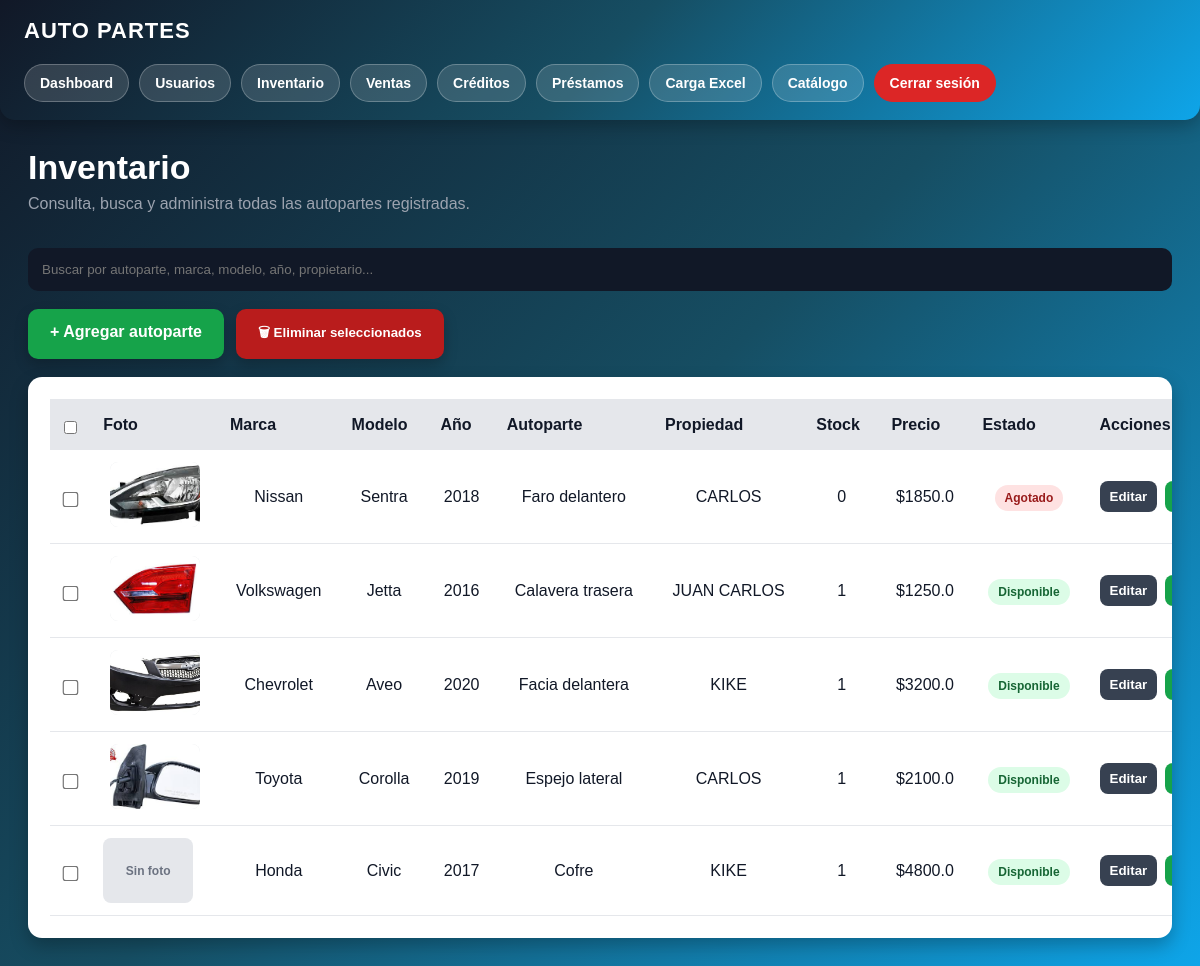
The app's page /inventario (signed in), older data.
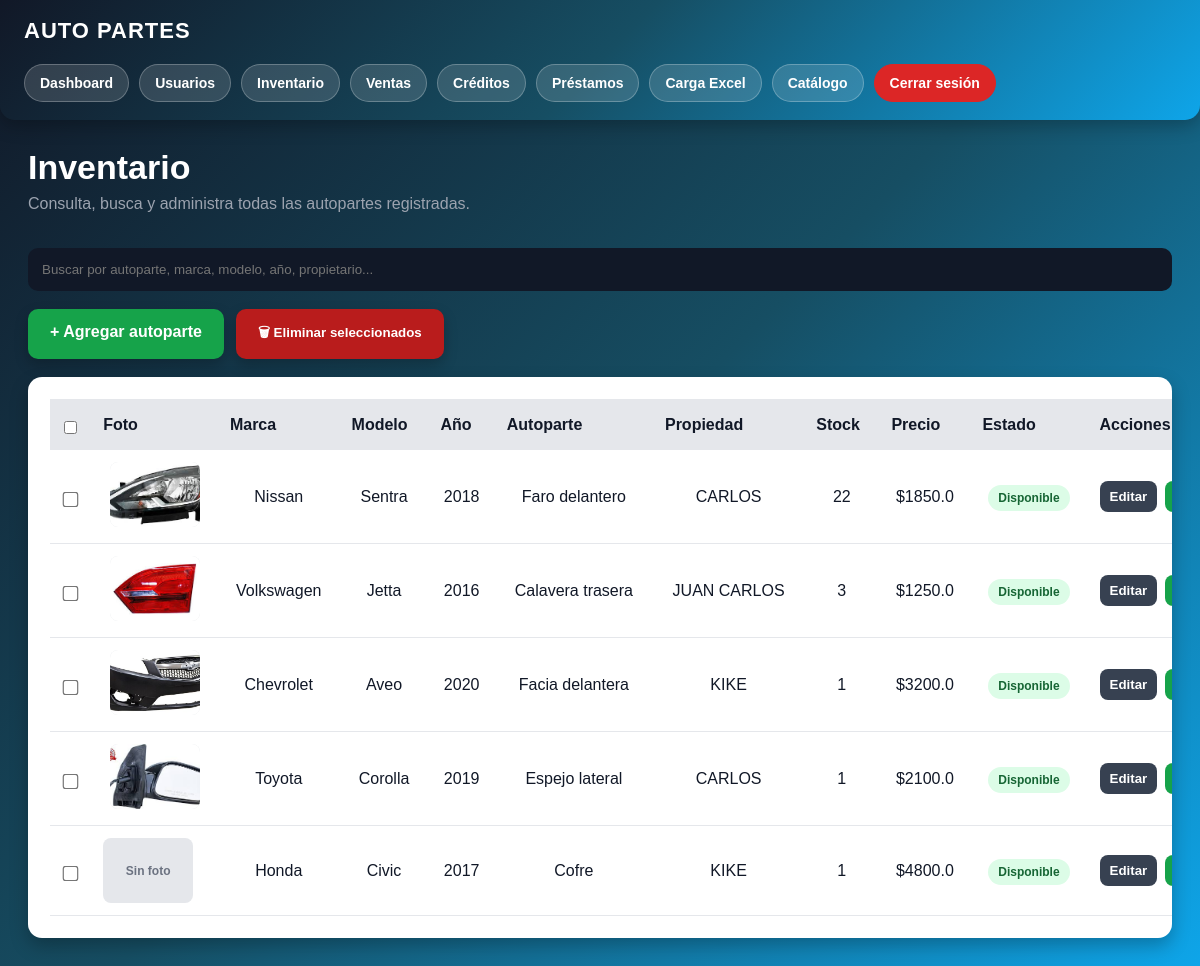
The same page, newer data.
### app.py (models this page shows)
class Producto(db.Model):
    id = db.Column(db.Integer, primary_key=True)
    marca = db.Column(db.String(100))
    modelo = db.Column(db.String(100))
    anio = db.Column(db.Integer)
    autoparte = db.Column(db.String(150))
    observaciones = db.Column(db.Text)
    transmision = db.Column(db.String(100))
    motor = db.Column(db.String(100))
    propiedad = db.Column(db.String(100))
    tipo = db.Column(db.String(100))
    lado = db.Column(db.String(50))
    origen = db.Column(db.String(100))
    costo_venta = db.Column(db.Float)
    stock = db.Column(db.Integer, default=1)
    foto = db.Column(db.String(300))
    link_ml = db.Column(db.String(500))
    estado = db.Column(db.String(50), default="disponible")
    vendido_a = db.Column(db.String(150))
    metodo_pago = db.Column(db.String(100))
    factura = db.Column(db.String(100))
    comentarios_venta = db.Column(db.Text)
    fecha_salida = db.Column(db.String(100))
    fecha_prestamo = db.Column(db.String(100))

### app.py (the view)
@app.route("/inventario")
def inventario():
    if not session.get("rol") in ["admin", "vendedor"]:
        return redirect("/login")
    productos = Producto.query.all()
    return render_template(
        "inventario.html",
        productos=productos
    )

### templates/inventario.html (shortened to what this page needs)
{% extends "layout.html" %}
{% block contenido %}
<div class="inventario-header">
    <h1>Inventario</h1>
    <p>Consulta, busca y administra todas las autopartes registradas.</p>
</div>
<input
    type="text"
    id="buscador"
    class="inventario-buscador"
    placeholder="Buscar por autoparte, marca, modelo, año, propietario..."
    onkeyup="buscarProducto()"
>
<form
    method="POST"
    action="/eliminar_masivo"
    onsubmit="return validarEliminacionMasiva()"
>
<div class="acciones-superiores">
    <a href="/admin" class="btn-agregar-producto">
        + Agregar autoparte
    </a>
    <button
        type="submit"
        class="btn-eliminar-masivo"
    >
        🗑 Eliminar seleccionados
    </button>
</div>
<div class="inventario-card">
    <table id="tablaInventario">
        <tr>
            <th>
                <input
                    type="checkbox"
                    id="checkTodos"
                >
            </th>
            <th>Foto</th>
            <th>Marca</th>
            <th>Modelo</th>
            <th>Año</th>
            <th>Autoparte</th>
            <th>Propiedad</th>
            <th>Stock</th>
            <th>Precio</th>
            <th>Estado</th>
            <th>Acciones</th>
        </tr>
        {% for producto in productos %}
        <tr>
            <td>
                <input
                    type="checkbox"
                    name="productos"
                    value="{{ producto.id }}"
                    class="checkbox-producto"
                >
            </td>
            <td>
                {% if producto.foto %}
                    <img
                        class="inventario-img"
                        src="{{ url_for('static', filename='uploads/' ~ producto.foto.split('|')[0]) }}"
                        alt="{{ producto.autoparte }}"
                    >
                {% else %}
                    <div class="sin-foto">Sin foto</div>
                {% endif %}
            </td>
            <td>{{ producto.marca or '-' }}</td>
            <td>{{ producto.modelo or '-' }}</td>
            <td>{{ producto.anio or '-' }}</td>
            <td>{{ producto.autoparte or '-' }}</td>
            <td>{{ producto.propiedad or '-' }}</td>
            <td>{{ producto.stock or 0 }}</td>
            <td>${{ producto.costo_venta or 0 }}</td>
            <td>
                {% if producto.stock > 0 %}
                    <span class="badge-disponible">Disponible</span>
                {% else %}
                    <span class="badge-agotado">Agotado</span>
                {% endif %}
            </td>
            <td>
                <div class="acciones-inventario">
                    <a href="/editar/{{ producto.id }}">
                        <button
                            type="button"
                            class="btn-mini btn-editar"
                        >
                            Editar
                        </button>
                    </a>
                    <a href="/stock/{{ producto.id }}">
                        <button
                            type="button"
                            class="btn-mini btn-sumar"
                        >
                        </button>
                    </a>
                </div>
            </td>
        </tr>
        {% endfor %}
    </table>
</div>
</form>
{% endblock %}

Row changes from the older to the newer data that the page shows:
changed Producto "Nissan": stock "0" → "22"; stock "Agotado" → "Disponible"
changed Producto "Volkswagen": stock "1" → "3"
